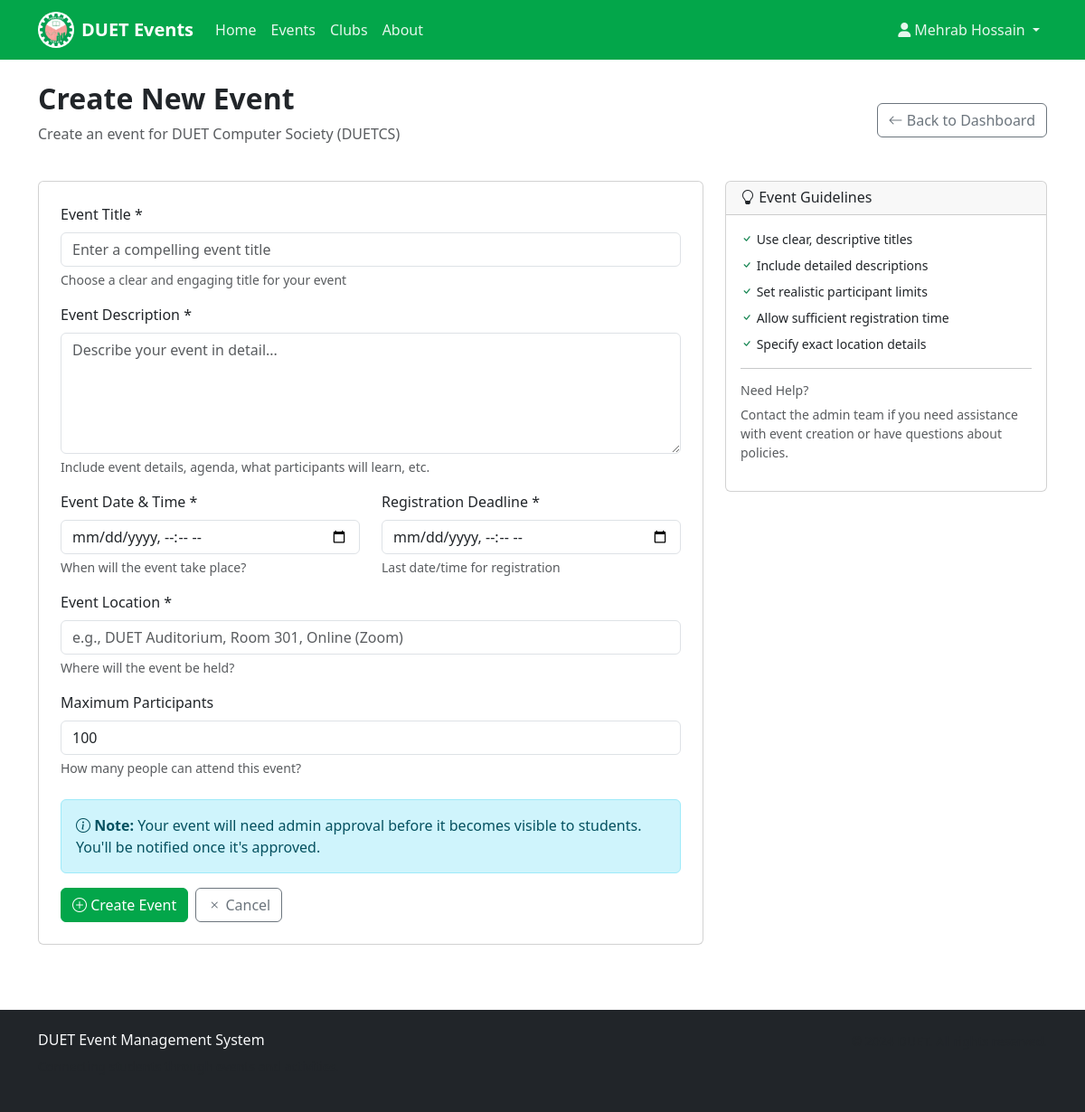
Screenshot of /events/create (signed in) with the database file from the repository.
### app/models.py (models this page shows, shortened)
class User(UserMixin, db.Model):
    id = db.Column(db.Integer, primary_key=True)
    username = db.Column(db.String(80), unique=True, nullable=False)
    email = db.Column(db.String(120), unique=True, nullable=False)
    full_name = db.Column(db.String(200), nullable=False)
    password_hash = db.Column(db.String(255), nullable=False)
    role = db.Column(db.String(20), nullable=False, default='student')  # admin, club_manager, student
    club_id = db.Column(db.Integer, db.ForeignKey('club.id'), nullable=True)
    created_at = db.Column(db.DateTime, default=datetime.utcnow)
    is_active = db.Column(db.Boolean, default=True)
    club = db.relationship('Club', backref='managers')
    events_created = db.relationship('Event', backref='creator', lazy='dynamic')
    registrations = db.relationship('EventRegistration', backref='user', lazy='dynamic')
    def is_admin(self):
        return self.role == 'admin'
    def is_club_manager(self):
        return self.role == 'club_manager'

class Club(db.Model):
    id = db.Column(db.Integer, primary_key=True)
    name = db.Column(db.String(200), nullable=False)
    acronym = db.Column(db.String(20), unique=True, nullable=False)
    description = db.Column(db.Text)
    logo_url = db.Column(db.String(255))
    created_at = db.Column(db.DateTime, default=datetime.utcnow)
    is_active = db.Column(db.Boolean, default=True)
    events = db.relationship('Event', backref='club', lazy='dynamic')

### app/routes/events.py (the view, shortened to what this page needs)
@bp.route('/create', methods=['GET', 'POST'])
@login_required
def create():
    if not current_user.is_club_manager():
        flash('Access denied. Club manager privileges required.', 'error')
        return redirect(url_for('main.index'))
    club = current_user.club
    if not club:
        flash('No club assigned. Please contact admin.', 'error')
        return redirect(url_for('dashboard.club_manager'))
    return render_template('events/create.html', club=club)

### app/models.py (called while the page is built)
@login_manager.user_loader
def load_user(user_id):
    return User.query.get(int(user_id))

### app/templates/events/create.html (shortened to what this page needs)
{% extends "base.html" %}
{% block content %}
<div class="container py-4">
    <div class="d-flex justify-content-between align-items-center mb-4">
        <div>
            <h2 class="fw-bold">Create New Event</h2>
            <p class="text-muted">Create an event for {{ club.name }} ({{ club.acronym }})</p>
        </div>
        <a href="{{ url_for('dashboard.club_manager') }}" class="btn btn-outline-secondary">
            <i class="bi bi-arrow-left"></i> Back to Dashboard
        </a>
    </div>
    <div class="row justify-content-center">
        <div class="col-lg-8">
            <div class="card">
                <div class="card-body p-4">
                    <form method="POST">
                        <div class="mb-3">
                            <label for="title" class="form-label">Event Title *</label>
                            <input type="text" class="form-control" id="title" name="title" required
                                   placeholder="Enter a compelling event title">
                            <div class="form-text">Choose a clear and engaging title for your event</div>
                        </div>
                        <div class="mb-3">
                            <label for="description" class="form-label">Event Description *</label>
                            <textarea class="form-control" id="description" name="description" rows="5" required
                                      placeholder="Describe your event in detail..."></textarea>
                            <div class="form-text">Include event details, agenda, what participants will learn, etc.</div>
                        </div>
                        <div class="row">
                            <div class="col-md-6 mb-3">
                                <label for="date_time" class="form-label">Event Date & Time *</label>
                                <input type="datetime-local" class="form-control" id="date_time" name="date_time" required>
                                <div class="form-text">When will the event take place?</div>
                            </div>
                            <div class="col-md-6 mb-3">
                                <label for="registration_deadline" class="form-label">Registration Deadline *</label>
                                <input type="datetime-local" class="form-control" id="registration_deadline" name="registration_deadline" required>
                                <div class="form-text">Last date/time for registration</div>
                            </div>
                        </div>
                        <div class="mb-3">
                            <label for="location" class="form-label">Event Location *</label>
                            <input type="text" class="form-control" id="location" name="location" required
                                   placeholder="e.g., DUET Auditorium, Room 301, Online (Zoom)">
                            <div class="form-text">Where will the event be held?</div>
                        </div>
                        <div class="mb-4">
                            <label for="max_participants" class="form-label">Maximum Participants</label>
                            <input type="number" class="form-control" id="max_participants" name="max_participants"
                                   value="100" min="1" max="1000">
                            <div class="form-text">How many people can attend this event?</div>
                        </div>
                        <div class="alert alert-info">
                            <i class="bi bi-info-circle"></i>
                            <strong>Note:</strong> Your event will need admin approval before it becomes visible to students.
                            You'll be notified once it's approved.
                        </div>
                        <div class="d-flex gap-2">
                            <button type="submit" class="btn btn-primary">
                                <i class="bi bi-plus-circle"></i> Create Event
                            </button>
                            <a href="{{ url_for('dashboard.club_manager') }}" class="btn btn-outline-secondary">
                                <i class="bi bi-x"></i> Cancel
                            </a>
                        </div>
                    </form>
                </div>
            </div>
        </div>
        <div class="col-lg-4">
            <div class="card">
                <div class="card-header">
                    <h6 class="mb-0"><i class="bi bi-lightbulb"></i> Event Guidelines</h6>
                </div>
                <div class="card-body">
                    <ul class="list-unstyled small">
                        <li class="mb-2">
                            <i class="bi bi-check text-success"></i>
                            Use clear, descriptive titles
                        </li>
                        <li class="mb-2">
                            <i class="bi bi-check text-success"></i>
                            Include detailed descriptions
                        </li>
                        <li class="mb-2">
                            <i class="bi bi-check text-success"></i>
                            Set realistic participant limits
                        </li>
                        <li class="mb-2">
                            <i class="bi bi-check text-success"></i>
                            Allow sufficient registration time
                        </li>
                        <li class="mb-2">
                            <i class="bi bi-check text-success"></i>
                            Specify exact location details
                        </li>
                    </ul>
                    <hr>
                    <h6 class="small text-muted">Need Help?</h6>
                    <p class="small text-muted">
                        Contact the admin team if you need assistance with event creation or have questions about policies.
                    </p>
                </div>
            </div>
        </div>
    </div>
</div>
{% endblock %}

### app/templates/base.html (shortened to what this page needs)
<!DOCTYPE html>
<html lang="en">
<head>
    <link href="https://cdn.jsdelivr.net/npm/bootstrap@5.3.0/dist/css/bootstrap.min.css" rel="stylesheet">
    <link href="https://cdnjs.cloudflare.com/ajax/libs/font-awesome/6.0.0/css/all.min.css" rel="stylesheet">
    <link href="https://cdn.jsdelivr.net/npm/bootstrap-icons@1.10.0/font/bootstrap-icons.css" rel="stylesheet">
    {% if url_for('static', filename='style.css') %}
        <link rel="stylesheet" href="{{ url_for('static', filename='style.css') }}">
    {% endif %}
</head>
<body>
    <nav class="navbar navbar-expand-lg navbar-dark bg-primary">
        <div class="container">
            <a class="navbar-brand d-flex align-items-center" href="{{ url_for('main.index') }}">
                <img src="{{ url_for('static', filename='duet-logo.png') }}" alt="DUET Logo" height="40" class="me-2">
                <span class="fw-bold">DUET Events</span>
            </a>
            <div class="collapse navbar-collapse" id="navbarNav">
                <ul class="navbar-nav me-auto">
                    <li class="nav-item">
                        <a class="nav-link" href="{{ url_for('main.index') }}">Home</a>
                    </li>
                    <li class="nav-item">
                        <a class="nav-link" href="{{ url_for('main.events') }}">Events</a>
                    </li>
                    <li class="nav-item">
                        <a class="nav-link" href="{{ url_for('clubs.index') }}">Clubs</a>
                    </li>
                    <li class="nav-item">
                        <a class="nav-link" href="{{ url_for('main.about') }}">About</a>
                    </li>
                </ul>
                <ul class="navbar-nav">
                    {% if current_user.is_authenticated %}
                        <li class="nav-item dropdown">
                            <a class="nav-link dropdown-toggle" href="#" id="userDropdown" role="button" data-bs-toggle="dropdown">
                                <i class="fas fa-user me-1"></i>{{ current_user.full_name }}
                            </a>
                        </li>
                    {% endif %}
                </ul>
            </div>
        </div>
    </nav>
    <main>
        {% block content %}{% endblock %}
    </main>
    <footer class="bg-dark text-light mt-5 py-4">
        <div class="container">
            <div class="row">
                <div class="col-md-6">
                    <h6 class="text-light">DUET Event Management System</h6>
                    <p class="text-muted small">Connecting students through events and activities.</p>
                </div>
                <div class="col-md-6 text-md-end">
                    <p class="text-muted small">
                    </p>
                </div>
            </div>
        </div>
    </footer>
</body>
</html>

### app/static/style.css (style rules this page uses)
.navbar-brand img { border-radius: 50%; background: white; padding: 2px; }
.navbar-brand span { color: white !important; }
.navbar-dark .navbar-nav .nav-link { color: rgba(255,255,255,0.9); }

### app/templates/base.html (style rules this page uses)
:root { --primary-color: #03A64A; --primary-dark: #028A3E; --primary-light: #4BC473; --success-color: #03A64A; }
.btn-primary { background-color: var(--primary-color); border-color: var(--primary-color); }
.bg-primary { background-color: var(--primary-color) !important; }
.navbar-brand { color: var(--primary-color) !important; font-weight: bold; }

### rows the page displays
User: full_name "Mehrab Hossain"
Club: name "DUET Computer Society", acronym "DUETCS"
